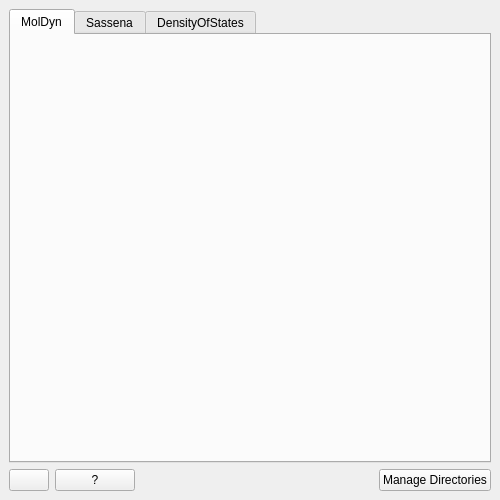
<?xml version="1.0" encoding="UTF-8"?>
<ui version="4.0">
 <class>IndirectSimulation</class>
 <widget class="QMainWindow" name="IndirectSimulation">
  <property name="geometry">
   <rect>
    <x>0</x>
    <y>0</y>
    <width>500</width>
    <height>500</height>
   </rect>
  </property>
  <property name="windowTitle">
   <string>Indirect Simulation</string>
  </property>
  <widget class="QWidget" name="centralwidget">
   <layout class="QVBoxLayout" name="verticalLayout">
    <item>
     <widget class="QTabWidget" name="IndirectSimulationTabs">
      <property name="sizePolicy">
       <sizepolicy hsizetype="Preferred" vsizetype="Preferred">
        <horstretch>0</horstretch>
        <verstretch>0</verstretch>
       </sizepolicy>
      </property>
      <property name="currentIndex">
       <number>0</number>
      </property>
      <widget class="QWidget" name="molDyn">
       <attribute name="title">
        <string>MolDyn</string>
       </attribute>
      </widget>
      <widget class="QWidget" name="sassena">
       <attribute name="title">
        <string>Sassena</string>
       </attribute>
      </widget>
      <widget class="QWidget" name="dos">
       <attribute name="title">
        <string>DensityOfStates</string>
       </attribute>
      </widget>
     </widget>
    </item>
    <item>
     <layout class="QHBoxLayout" name="layout_bottom">
      <item>
       <widget class="QPushButton" name="pbSettings">
        <property name="maximumSize">
         <size>
          <width>16777215</width>
          <height>16777215</height>
         </size>
        </property>
        <property name="text">
         <string/>
        </property>
       </widget>
      </item>
      <item>
       <widget class="QPushButton" name="pbHelp">
        <property name="enabled">
         <bool>true</bool>
        </property>
        <property name="sizePolicy">
         <sizepolicy hsizetype="Minimum" vsizetype="Fixed">
          <horstretch>0</horstretch>
          <verstretch>0</verstretch>
         </sizepolicy>
        </property>
        <property name="maximumSize">
         <size>
          <width>16777215</width>
          <height>16777215</height>
         </size>
        </property>
        <property name="text">
         <string>?</string>
        </property>
       </widget>
      </item>
      <item>
       <spacer name="horizontalSpacer_14">
        <property name="orientation">
         <enum>Qt::Horizontal</enum>
        </property>
        <property name="sizeHint" stdset="0">
         <size>
          <width>40</width>
          <height>20</height>
         </size>
        </property>
       </spacer>
      </item>
      <item>
       <widget class="QPushButton" name="pbManageDirs">
        <property name="text">
         <string>Manage Directories</string>
        </property>
       </widget>
      </item>
     </layout>
    </item>
   </layout>
  </widget>
 </widget>
 <resources>
  <include location="../../../MantidPlot/icons/icons.qrc"/>
 </resources>
 <connections/>
</ui>
